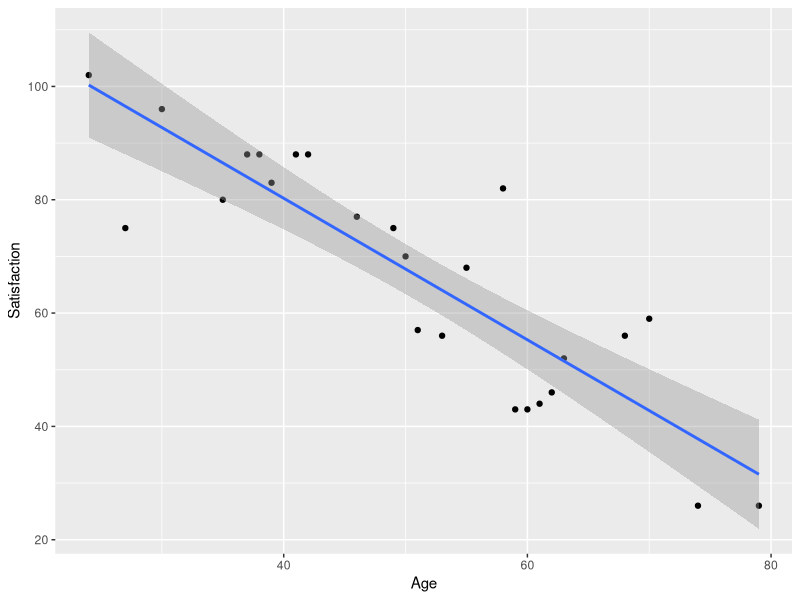
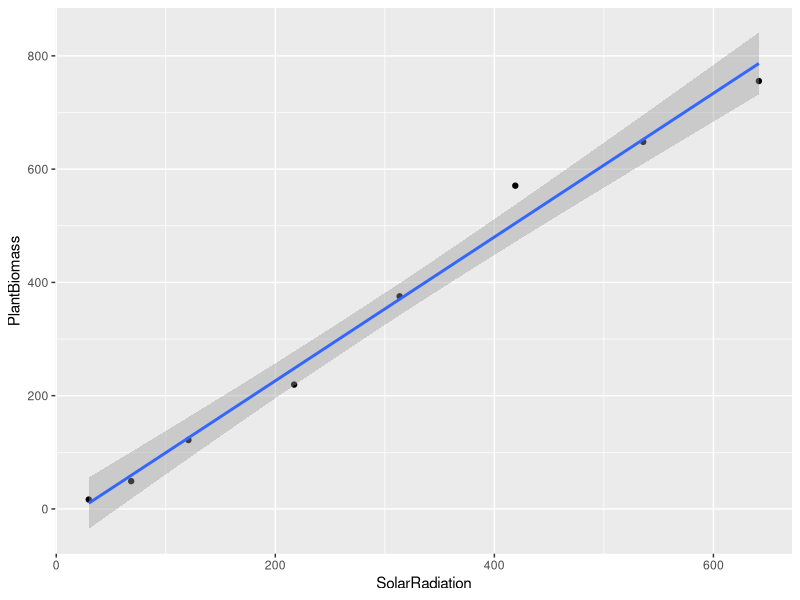

Write the R code that produced these figures, in order.
## ---- chunk 1
knitr::opts_chunk$set(message=FALSE, warning=F, echo=TRUE)
options(width = 2000)
options(repos="https://cran.rstudio.com")
## ---- chunk 2
# Load the package 
library(readxl)
library(tidyverse)
library(broom)
# Import Data
table_b17 <- read_xlsx("TableB.17.xlsx")

# Observe the data frame
head(table_b17)

## ---- chunk 3
# visualizng Satisfaction and Age
table_b17 %>% ggplot(aes(Age,Satisfaction))+geom_point()+geom_smooth(method="lm", level=0.95)
## ---- chunk 4
# build the model
model_satis_age <- lm(Satisfaction ~ Age, data=table_b17)
model_satis_age
## ---- chunk 5
model_satis_age %>% summary()
## ---- chunk 6
model_satis_age %>% confint(level=0.95)
## ---- chunk 7
anova(model_satis_age)
## ---- chunk 8
model_satis_age %>% predict(newdata = data.frame(Age=65), interval = "confidence", level=0.95)
## ---- chunk 9
model_satis_age %>% predict(newdata = data.frame(Age=65), interval = "prediction", level=0.95)
## ---- chunk 10
t0= (-1.2490+1)/0.1471
2*pt(q = t0, df = nrow(table_b17)-2 , lower.tail = TRUE) # Gives the P(T < t0) from the t distribution. Enter the value for df of the t distribution. Use FALSE instead of TRUE to compute P(T >t0). #
## ---- chunk 11
# Load the package 
library(readxl)
library(tidyverse)
library(broom)
# Import Data
table_plant <- read_table2("Plant.txt")
# Observe the data frame
head(table_plant)
# visualizng Satisfaction and Age
table_plant %>% ggplot(aes(SolarRadiation,PlantBiomass))+geom_point()+geom_smooth(method="lm", level=0.95)
# build the model
model_solar_mass <- lm(PlantBiomass ~ SolarRadiation, data=table_plant)
model_solar_mass%>% summary()
confint(model_solar_mass, level = 0.99)
anova(model_solar_mass)
model_solar_mass_origin <- lm(PlantBiomass ~ SolarRadiation+0, data=table_plant)
model_solar_mass_origin%>% summary()
anova(model_solar_mass_origin)
